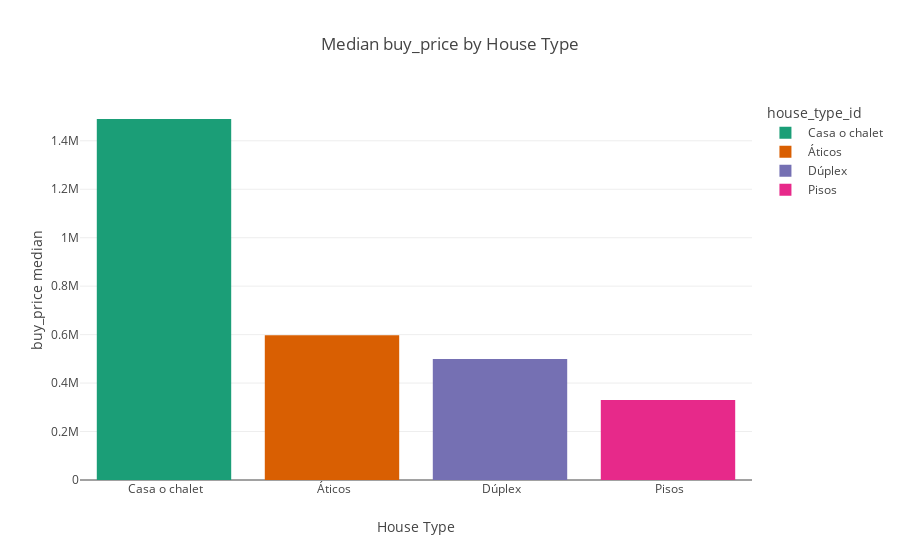

Notebook code for this chart:
### Code cell
# Group the DataFrame by house_type_id and calculate the median of eurm2
df_grouped = df.groupby('house_type_id').agg({'buy_price': 'median'}).reset_index()

# Sort the DataFrame in descending order based on the median eurm2
df_grouped = df_grouped.sort_values('buy_price', ascending=False)

# Create the bar chart using Plotly Express
fig = px.bar(df_grouped, x='house_type_id', y='buy_price',
             color='house_type_id',
             color_discrete_sequence=px.colors.qualitative.Dark2,
             title='Median buy_price by House Type')

# Set the x-axis title
fig.update_xaxes(title_text='House Type')

# Set the y-axis title
fig.update_yaxes(title_text='buy_price median')

# Show the plot
fig.show()

### Figure 1 — Plotly figure (JSON) as saved in the notebook; plotly's stock layout.template omitted (floating-point values rounded to 4 significant figures)
{"data": [{"alignmentgroup": "True", "hovertemplate": "house_type_id=%{x}<br>buy_price=%{y}<extra></extra>", "legendgroup": " Casa o chalet", "marker": {"color": "rgb(27,158,119)", "pattern": {"shape": ""}}, "name": " Casa o chalet", "offsetgroup": " Casa o chalet", "orientation": "v", "showlegend": true, "textposition": "auto", "type": "bar", "x": [" Casa o chalet"], "xaxis": "x", "y": [1490000], "yaxis": "y"}, {"alignmentgroup": "True", "hovertemplate": "house_type_id=%{x}<br>buy_price=%{y}<extra></extra>", "legendgroup": " Áticos", "marker": {"color": "rgb(217,95,2)", "pattern": {"shape": ""}}, "name": " Áticos", "offsetgroup": " Áticos", "orientation": "v", "showlegend": true, "textposition": "auto", "type": "bar", "x": [" Áticos"], "xaxis": "x", "y": [597000], "yaxis": "y"}, {"alignmentgroup": "True", "hovertemplate": "house_type_id=%{x}<br>buy_price=%{y}<extra></extra>", "legendgroup": " Dúplex", "marker": {"color": "rgb(117,112,179)", "pattern": {"shape": ""}}, "name": " Dúplex", "offsetgroup": " Dúplex", "orientation": "v", "showlegend": true, "textposition": "auto", "type": "bar", "x": [" Dúplex"], "xaxis": "x", "y": [499000], "yaxis": "y"}, {"alignmentgroup": "True", "hovertemplate": "house_type_id=%{x}<br>buy_price=%{y}<extra></extra>", "legendgroup": " Pisos", "marker": {"color": "rgb(231,41,138)", "pattern": {"shape": ""}}, "name": " Pisos", "offsetgroup": " Pisos", "orientation": "v", "showlegend": true, "textposition": "auto", "type": "bar", "x": [" Pisos"], "xaxis": "x", "y": [330000], "yaxis": "y"}], "layout": {"barmode": "relative", "legend": {"title": {"text": "house_type_id"}, "tracegroupgap": 0}, "title": {"text": "Median buy_price by House Type"}, "xaxis": {"anchor": "y", "categoryarray": [" Casa o chalet", " Áticos", " Dúplex", " Pisos"], "categoryorder": "array", "domain": [0, 1], "title": {"text": "House Type"}}, "yaxis": {"anchor": "x", "domain": [0, 1], "title": {"text": "buy_price median"}}}}
